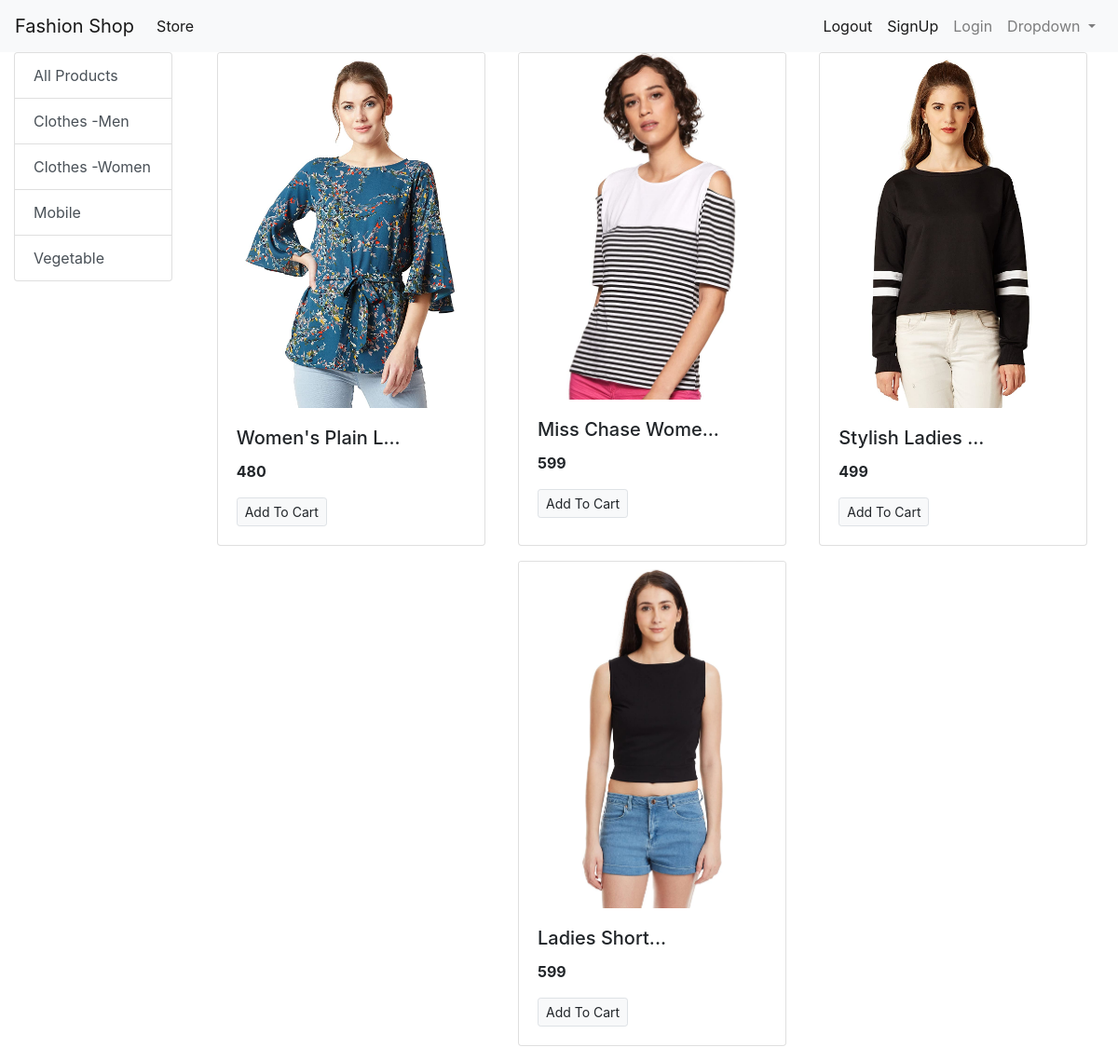
The app's page /?category=2 with its own data.
### store/models/category.py (models this page shows, shortened)
class Category(models.Model):
    name = models.CharField(max_length=50)
    @staticmethod
    def get_all_categories():
        return Category.objects.all()

### store/models/product.py (models this page shows, shortened)
class Product(models.Model):
    name = models.CharField(max_length=50)
    price = models.IntegerField(default=0)
    description = models.CharField(max_length=200, default="", null=True, blank=True)
    image = models.ImageField(upload_to="uploads/products/")
    category = models.ForeignKey(Category, on_delete=models.CASCADE, default=1)
    @staticmethod
    def get_all_products_by_categoryid(category_id):
        if category_id:
            return Product.objects.filter(category=category_id)
        else:
            return Product.get_all_products()

### store/views/home.py (the view)
# urls.py: path("", index, name='homepage'),
def index(request):
    products = None
    categories = Category.get_all_categories()
    categoryID = request.GET.get('category')
    if categoryID:
        products = Product.get_all_products_by_categoryid(categoryID)
    else:
        products = Product.get_all_products()
    data = {}
    data['products'] = products
    data['categories'] = categories
    print('you are :', request.session.get('email'))
    return render(request, 'index.html', data)

### store/templates/index.html
{% extends "base.html" %}
{% block content %}
<div class="container-fluid mt-3-8">
  <div class="row">
    <div class="col-lg-2 mx-auto">
      <div class="list-group">
        <a
        href="/?category={{category.id}}"
        class="list-group-item list-group-item-action"
        >All Products</a
      >
        {% for category in categories %}
        <a
          href="/?category={{category.id}}"
          class="list-group-item list-group-item-action"
          >{{category.name}}</a
        >
        {% endfor %}
      </div>
    </div>
    <div id="products" class="col-lg-10 mx-auto">
      <div class="row mx-auto">
        {% for product in products %}
        <div class="card mx-auto mb-3" style="width: 18rem">
          <img
            class="card-img-top"
            src="{{product.image.url}}"
            alt="Card image cap"
          />
          <div class="card-body">
            <h5 class="card-title">{{product.name| slice:'0:15'}}...</h5>
            <p class="card-text"><b>{{product.price}}</b></p>
            <a href="" class="btn btn-light border btn-sm">Add To Cart</a>
          </div>
        </div>
        {% endfor %}
      </div>
    </div>
  </div>
</div>
{% endblock content %}

### records on screen
Category: name "Clothes -Men"
Category: name "Clothes -Women"
Category: name "Mobile"
Category: name "Vegetable"
Product: image (picture), name "Women's Plain L", price "480"
Product: image (picture), name "Miss Chase Wome", price "599"
Product: image (picture), name "Stylish Ladies", price "499"
Product: image (picture), name "Ladies Short", price "599"
